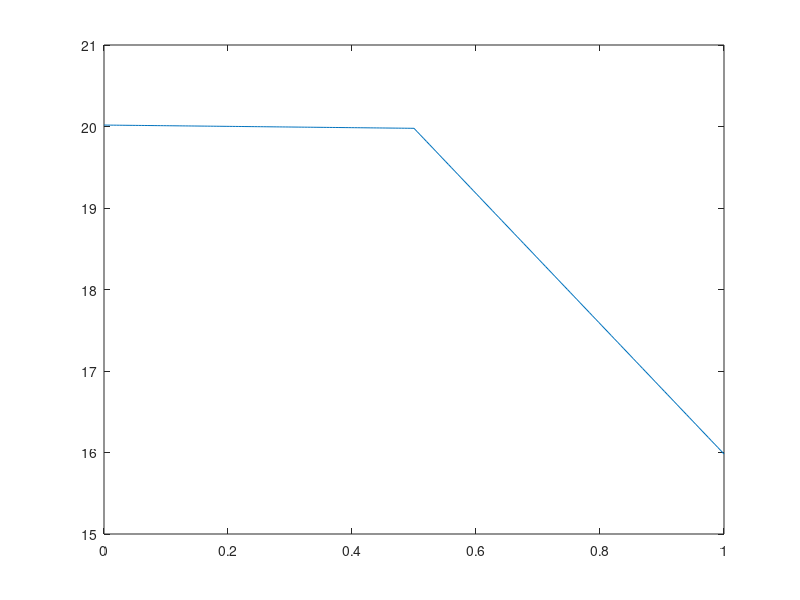

MATLAB code to generate this figure:
% % analytical solutions
% % %%%%%%%%%%%%%%%%%%%%
% % 
% % discontinuous D:
% % 
% % u(0) -2D1 du/dx(0) =F
% % u(L/2)=v(L/2)
% % D1 du/dx(L/2) = D2 dv/dx(L/2)
% % v(L) +2D2 dv/dx(L) =0
% % 
% % u(x)=ax+b
% % v(x)=c(L-x)+d
% % 
% % b -2D1 a = F
% % aL/2 + b = cL/2 + d
% % D1 a = -D2 c
% % d -2D2 c = 0

figure(44)

F=9;
L=1;
D1=100;
D2=1;

a=-4*F/(L/2*(1+D1/D2)+4*D1)
b=4*F+2*D1*a
c=-D1/D2*a
d=-2*D1*a

y1=@(x) a*x+b;
y2=@(x) c*(L-x)+d;

x1=linspace(0,L/2);
x2=linspace(L/2,L);

y1_=y1(x1);
y2_=y2(x2);

plot([x1 x2],[y1_ y2_])


